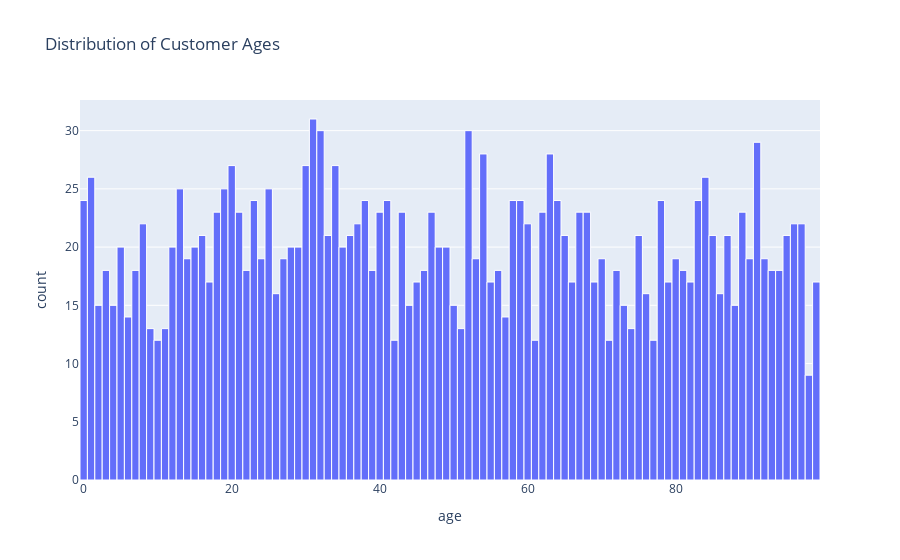

The code cell stored with this chart in its notebook:
### Code cell
# Plotly equivalent

fig = px.histogram(customers, x='age', title='Distribution of Customer Ages', nbins=100)
fig.update_traces(marker_line_width=1, marker_line_color='white')

fig.show()

### Figure 1 — Plotly figure (JSON) as saved in the notebook; plotly's stock layout.template omitted (floating-point values rounded to 4 significant figures; data arrays with more than 128 entries replaced by an {"elided": "..."} marker saying what was removed)
{"data": [{"alignmentgroup": "True", "bingroup": "x", "hovertemplate": "age=%{x}<br>count=%{y}<extra></extra>", "legendgroup": "", "marker": {"color": "#636efa", "line": {"color": "white", "width": 1}, "pattern": {"shape": ""}}, "name": "", "nbinsx": 100, "offsetgroup": "", "orientation": "v", "showlegend": false, "type": "histogram", "x": {"elided": "2000 int values"}, "xaxis": "x", "yaxis": "y"}], "layout": {"barmode": "relative", "legend": {"tracegroupgap": 0}, "title": {"text": "Distribution of Customer Ages"}, "xaxis": {"anchor": "y", "domain": [0, 1], "title": {"text": "age"}}, "yaxis": {"anchor": "x", "domain": [0, 1], "title": {"text": "count"}}}}
